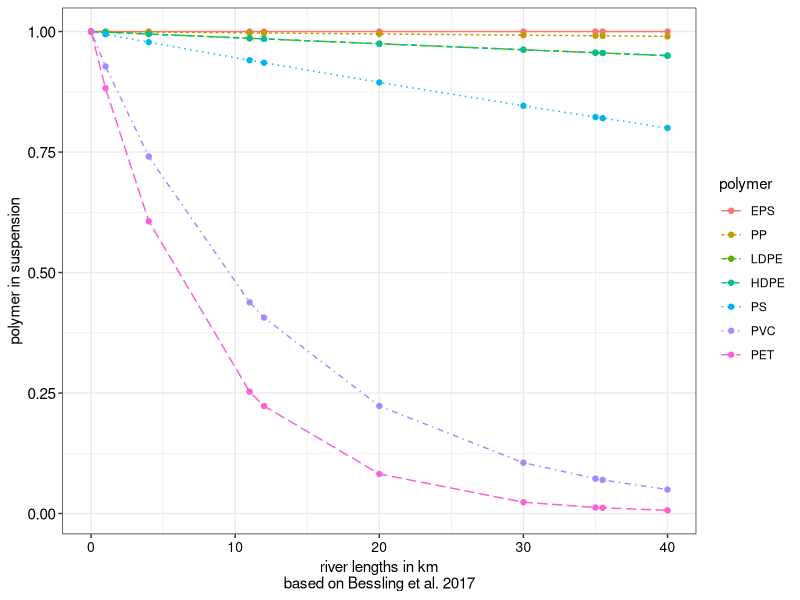
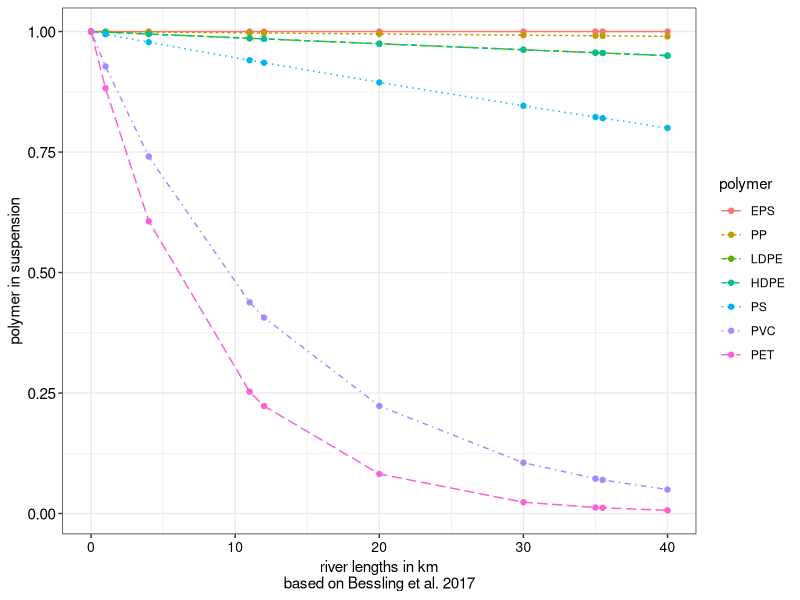

Write the R code that produced these figures, in order. (Note: this script raises an error after producing the figures.)
#derive factors for losses

# according to Bessling 2017 numbers are given in the SI by Mennekes and Nowack 2022
main.path <- "PhD/mennekes/"
#

library(ggplot2)
library(dplyr)
library(tidyverse)
library(cowplot)
library(sf)
library(reshape2)


#make data frame as simple river

d <- data.frame(L_km = rep(1,40), #in km
								flow_velocity = 0.2, #in m/s
								PET = 0,
								PVC = 0,
								PS = 0,
								HDPE = 0,
								LDPE = 0,
								PP = 0,
								EPS = 0)

d <- data.frame(L_km = c(1,3,7,1,8,10,5,0.5,4.5, 0), #in km
								flow_velocity = 0.2, #in m/s
								PET = 0,
								PVC = 0,
								PS = 0,
								HDPE = 0,
								LDPE = 0,
								PP = 0,
								EPS = 0)


#factors according to Bessling 2017
# resXX: XX is the target value in % according to Bessling for the different polymers. resXX shows how well we match the value after 40km (40 km in flow velocity 0.2 m/s = 40000m / 0.2m/s)

#EPS
res00 <- (1- exp(1)^(-0*(40000/0.2)))
fac00 <- function(x){(1- exp(1)^(-0*x))}
fac_EPS <- fac00(1)

#PP
res01 <- (1- exp(1)^(-0.0000000505*(40000/0.2)))
fac01 <- function(x){(1- exp(1)^(-0.0000000505*x))}
fac_PP <- fac01(1)


#LDPE and HDPE
res05 <- (1- exp(1)^(-0.0000002565*(40000/0.2)))
fac05 <- function(x){(1- exp(1)^(-0.0000002565*x))}
fac_HDPE <- fac05(1)
fac_LDPE <- fac05(1)

#PS
res20 <- (1- exp(1)^(-0.0000011158*(40000/0.2)))
fac20 <- function(x){(1- exp(1)^(-0.0000011158*x))}
fac_PS <- fac20(1)

#PVC
res95 <- (1- exp(1)^(-0.000015*(40000/0.2)))
fac95 <- function(x){(1- exp(1)^(-0.000015*x))}
fac_PVC <- fac95(1)

#PET
res99 <- (1- exp(1)^(-0.000025*(40000/0.2)))
fac99 <- function(x){(1- exp(1)^(-0.000025*x))}
fac_PET <- fac99(1)

#list with all functions
fun_list <- list(fac00, fac01, fac05, fac05, fac20, fac95, fac99)
polymers <- c("EPS", "PP", "LDPE", "HDPE", "PS", "PVC", "PET")


#demonstrate the values
#loop per polymer
for (i in 1:length(polymers)) {
	polymer <- polymers[i]
	d[1, polymer] <- 1
	d[ , paste0(polymer, "_actual_pol")] <- 0
	d$length_s = (d$L_km*1000)/d$flow_velocity
	

	
	d$factor <- 1*(1-fun_list[[i]](1))^d$length_s #einbauen in negative Zinsfunktion 1(1-factor(1. Zeitschrit))^lengths in s
	#for loop as calculation
	act <- paste0(polymer, "_actual_pol")
	for (i in 1:nrow(d)) {
		d[2:nrow(d), act] <- ((d[1:I(nrow(d)-1), act] + d[1:I(nrow(d)-1), polymer]) * d$factor[1:I(nrow(d)-1)])
	}
	d[1, act]<-1

}

d
d_p <- d[ , paste0(polymers, "_actual_pol")]
names(d_p) <- polymers
d_p$L <- c(0, cumsum(d$L_km[1:I(nrow(d)-1)]))

d_p2 <- melt(d_p, id.vars = "L")
names(d_p2) <- c("L", "polymer", "value")

nice <- theme_bw()+
	theme(legend.background = element_rect(fill = "transparent", color = NA),
				plot.background = element_rect(fill = "transparent",colour = NA),
				text = element_text(color = "black"),
				axis.text.x = element_text(color = "black", face = "plain", size = 10),
				axis.text.y = element_text(color = "black", face = "plain", size = 11),
				panel.background = element_rect(fill = "transparent")) #trbl


p1 <- ggplot(d_p2, aes(x = L, y = value, color = polymer, linetype = polymer))+
	geom_line()+
	geom_point()+
	nice+
	labs(x = "river lengths in km\nbased on Bessling et al. 2017",
			y = "polymer in suspension")

p1
ggsave(paste0(main.path, "output_files/plots/plot_factor_river.png"), plot = p1, width = 12, height = 8, units = "cm", bg = "transparent", dpi = 500)

fac_rivers <- c(fac_EPS, fac_PP, fac_LDPE, fac_HDPE, fac_PS, fac_PVC, fac_PET)
names(fac_rivers) <- polymers
save(fac_rivers, file = paste0(main.path, "temp_data/factor_rivers.Rdata"))

rm(list = ls())
